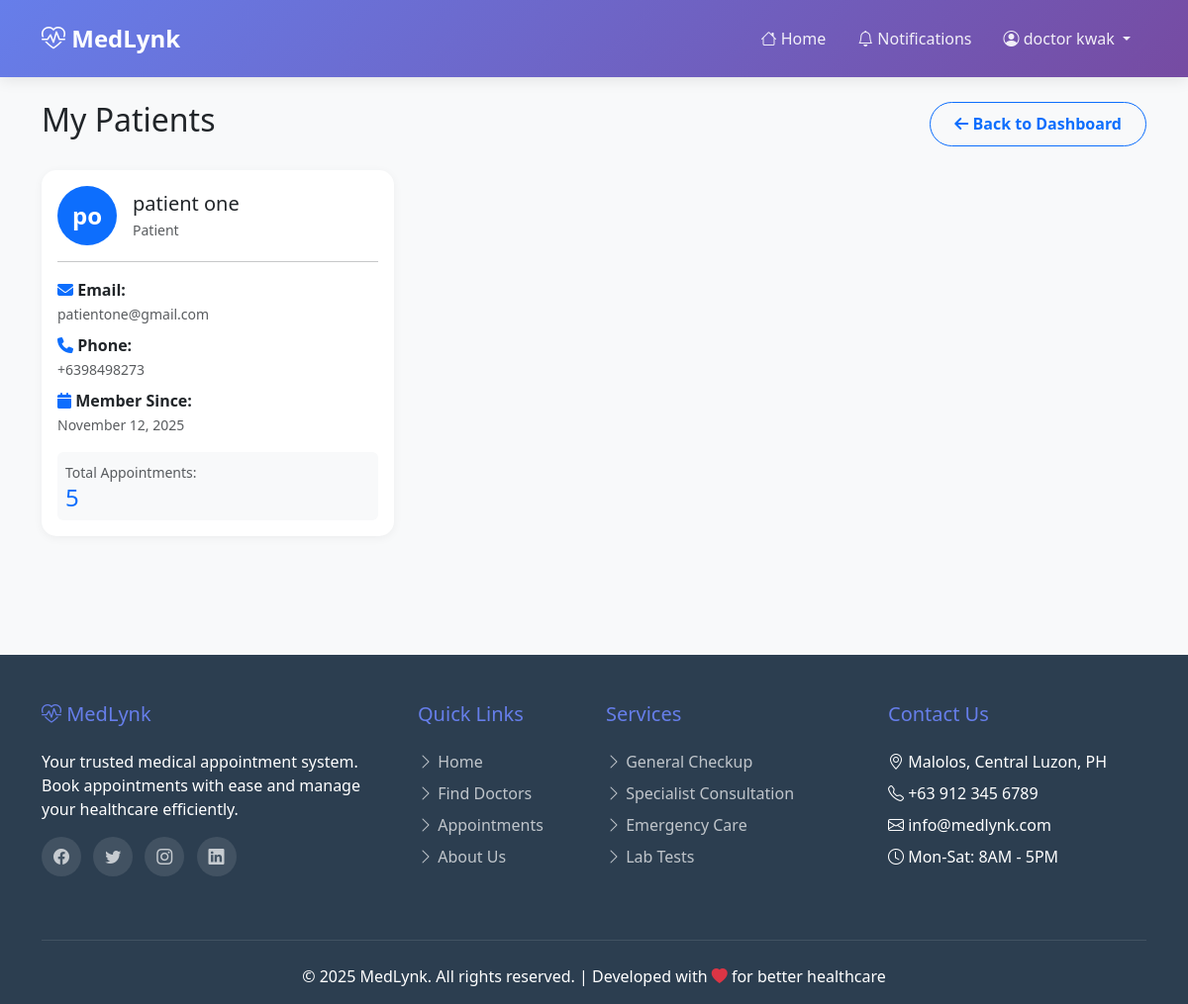
/doctors/patients/ (signed in), run on the app's committed database.
### accounts/models.py (models this page shows, shortened)
class User(AbstractBaseUser, PermissionsMixin):
    ROLE_CHOICES = (
        ('patient', 'Patient'),
        ('doctor', 'Doctor'),
        ('admin', 'Admin'),
    )
    email = models.EmailField(unique=True, max_length=255)
    first_name = models.CharField(max_length=100)
    last_name = models.CharField(max_length=100)
    phone_number = models.CharField(max_length=15, blank=True, null=True)
    address = models.TextField(blank=True, null=True)
    profile_picture = models.ImageField(upload_to='profile_pics/', blank=True, null=True)
    date_of_birth = models.DateField(blank=True, null=True)
    gender = models.CharField(max_length=10, choices=[('male', 'Male'), ('female', 'Female'), ('other', 'Other')], blank=True, null=True)
    role = models.CharField(max_length=10, choices=ROLE_CHOICES, default='patient')
    height = models.DecimalField(max_digits=5, decimal_places=2, blank=True, null=True, help_text="Height in cm")
    weight = models.DecimalField(max_digits=5, decimal_places=2, blank=True, null=True, help_text="Weight in kg")
    is_approved = models.BooleanField(
        default=True,
        help_text='Designates whether this user is approved. Doctors require admin approval before they can login.'
    )
    is_active = models.BooleanField(default=True)
    is_staff = models.BooleanField(default=False)
    is_superuser = models.BooleanField(default=False)
    date_joined = models.DateTimeField(default=timezone.now)
    last_login = models.DateTimeField(blank=True, null=True)
    objects = UserManager()
    USERNAME_FIELD = 'email'
    REQUIRED_FIELDS = ['first_name', 'last_name']
    class Meta:
        verbose_name = 'User'
        verbose_name_plural = 'Users'
        ordering = ['-date_joined']
    def get_full_name(self):
        return f"{self.first_name} {self.last_name}".strip()

### doctors/views.py (the view)
# urls.py: path('patients/', views.doctor_patients, name='patients'),
@login_required
def doctor_patients(request):
    if request.user.role != 'doctor':
        messages.error(request, 'Access denied.')
        return redirect('profile')
    doctor, _ = Doctor.objects.get_or_create(
        user=request.user,
        defaults={
            'specialization': 'General Practice',
            'bio': 'Professional healthcare provider',
            'license_number': f'LIC-{request.user.id}',
            'consultation_fee': 500.00
        }
    )
    patient_ids = Appointment.objects.filter(
        doctor=doctor
    ).values_list('patient_id', flat=True).distinct()
    patients = User.objects.filter(id__in=patient_ids, role='patient')
    return render(request, 'pages/doctors/doctor_patients.html', {
        'patients': patients
    })

### accounts/context_processors.py (called while the page is built)
def notification_context(request):
    if request.user.is_authenticated:
        notifications = Notification.objects.filter(user=request.user, is_read=False)[:5]
        unread_count = notifications.count()
        return {
            'recent_notifications': notifications,
            'unread_count': unread_count
        }
    return {}

### templates/pages/doctors/doctor_patients.html (shortened to what this page needs)
{% extends 'atomic/base.html' %}
{% load static %}
{% block content %}
<div class="container mt-4">
    <div class="row">
        <div class="col-12">
            <div class="d-flex justify-content-between align-items-center mb-4">
                <h2>My Patients</h2>
                <a href="{% url 'doctors:dashboard' %}" class="btn btn-outline-primary">
                    <i class="fas fa-arrow-left"></i> Back to Dashboard
                </a>
            </div>
            {% if patients %}
            <div class="row">
                {% for patient in patients %}
                <div class="col-md-6 col-lg-4 mb-4">
                    <div class="card h-100">
                        <div class="card-body">
                            <div class="d-flex align-items-center mb-3">
                                <div class="avatar-circle bg-primary text-white me-3" style="width: 60px; height: 60px; border-radius: 50%; display: flex; align-items: center; justify-content: center; font-size: 24px; font-weight: bold;">
                                    {{ patient.first_name|first }}{{ patient.last_name|first }}
                                </div>
                                <div>
                                    <h5 class="mb-1">{{ patient.get_full_name }}</h5>
                                    <p class="text-muted mb-0 small">Patient</p>
                                </div>
                            </div>
                            <hr>
                            <p class="mb-2">
                                <i class="fas fa-envelope text-primary"></i>
                                <strong>Email:</strong><br>
                                <span class="text-muted small">{{ patient.email }}</span>
                            </p>
                            {% if patient.phone_number %}
                            <p class="mb-2">
                                <i class="fas fa-phone text-primary"></i>
                                <strong>Phone:</strong><br>
                                <span class="text-muted small">{{ patient.phone_number }}</span>
                            </p>
                            {% endif %}
                            <p class="mb-2">
                                <i class="fas fa-calendar text-primary"></i>
                                <strong>Member Since:</strong><br>
                                <span class="text-muted small">{{ patient.date_joined|date:"F d, Y" }}</span>
                            </p>
                            <div class="mt-3 p-2 bg-light rounded">
                                <small class="text-muted">Total Appointments:</small>
                                <h4 class="mb-0 text-primary">{{ patient.appointments.count }}</h4>
                            </div>
                        </div>
                    </div>
                </div>
                {% endfor %}
            </div>
            {% else %}
            <div class="alert alert-info text-center">
                <i class="fas fa-users fa-3x mb-3"></i>
                <h5>No patients yet</h5>
                <p class="mb-0">You don't have any patients with appointments.</p>
            </div>
            {% endif %}
        </div>
    </div>
</div>
{% endblock %}

### templates/atomic/organisms/header.html (shortened to what this page needs)
<nav class="navbar navbar-expand-lg navbar-custom">
    <div class="container">
        <a class="navbar-brand" href="{% url 'home' %}">
            <i class="bi bi-heart-pulse"></i> MedLynk
        </a>
        <div class="collapse navbar-collapse" id="navbarNav">
            <ul class="navbar-nav ms-auto align-items-center">
                {% if user.is_authenticated %}
                <li class="nav-item">
                    <a class="nav-link" href="{% url 'home' %}">
                        <i class="bi bi-house"></i> Home
                    </a>
                </li>
                <li class="nav-item">
                    <a class="nav-link" href="{% url 'notification_list' %}">
                        <i class="bi bi-bell"></i> Notifications
                    </a>
                </li>
                <li class="nav-item dropdown">
                    <a class="nav-link dropdown-toggle" href="#" id="userDropdown" role="button" data-bs-toggle="dropdown">
                        <i class="bi bi-person-circle"></i> {{ user.get_full_name|default:user.email }}
                    </a>
                </li>
                {% endif %}
            </ul>
        </div>
    </div>
</nav>

### templates/atomic/base.html (style rules this page uses)
* { margin: 0; padding: 0; box-sizing: border-box; }
body { font-family: 'Segoe UI', Tahoma, Geneva, Verdana, sans-serif; background: #f8f9fa; min-height: 100vh; display: flex; flex-direction: column; }
.btn { border-radius: 25px; padding: 0.6rem 1.5rem; font-weight: 600; transition: all 0.3s ease; }
.card { border: none; border-radius: 15px; box-shadow: 0 2px 10px rgba(0,0,0,0.05); transition: all 0.3s ease; }

### templates/atomic/organisms/header.html (style rules this page uses)
.navbar-custom { background: linear-gradient(135deg, #667eea 0%, #764ba2 100%); padding: 1rem 0; box-shadow: 0 2px 15px rgba(0,0,0,0.1); }
.navbar-custom .navbar-brand { color: white; font-weight: 700; font-size: 1.5rem; }
.navbar-custom .nav-link { color: rgba(255,255,255,0.9); margin: 0 0.5rem; transition: all 0.3s ease; }

### data on the page
User: get_full_name "doctor kwak"
User: first_name|first "p", last_name|first "o", get_full_name "patient one", email "patientone@gmail.com", phone_number "+6398498273", date_joined "November 12, 2025", appointments.count "5"
